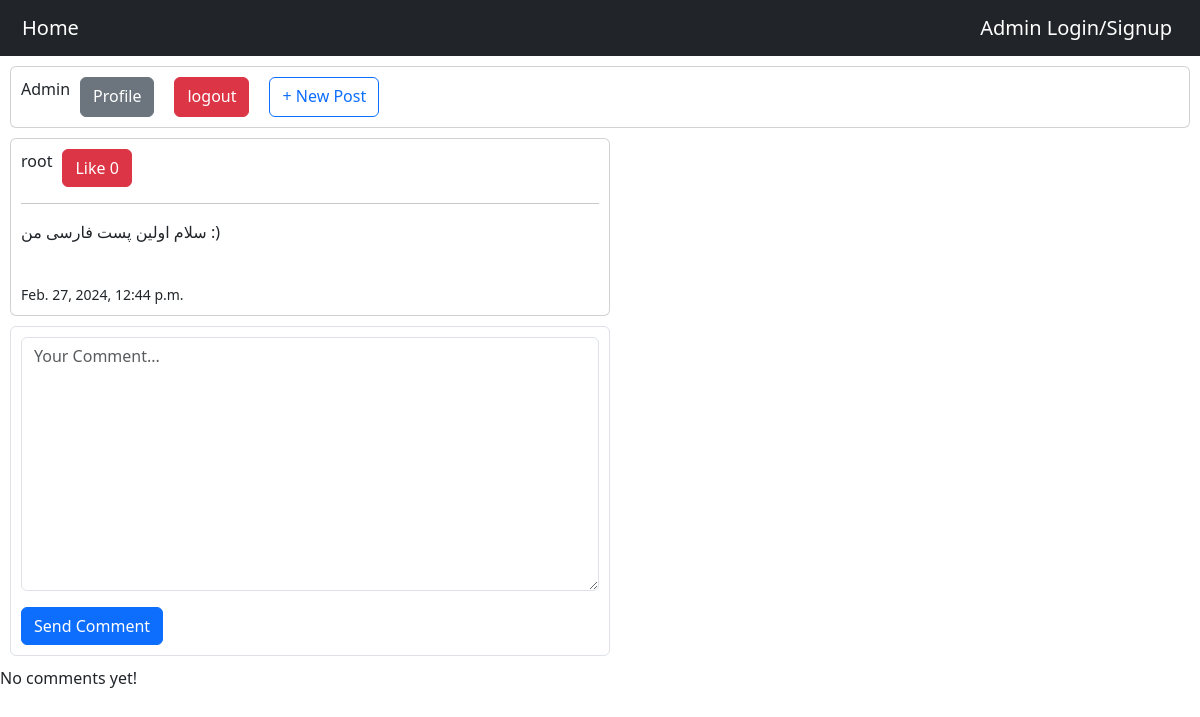
The app's page /post/4/ (signed in), older data.
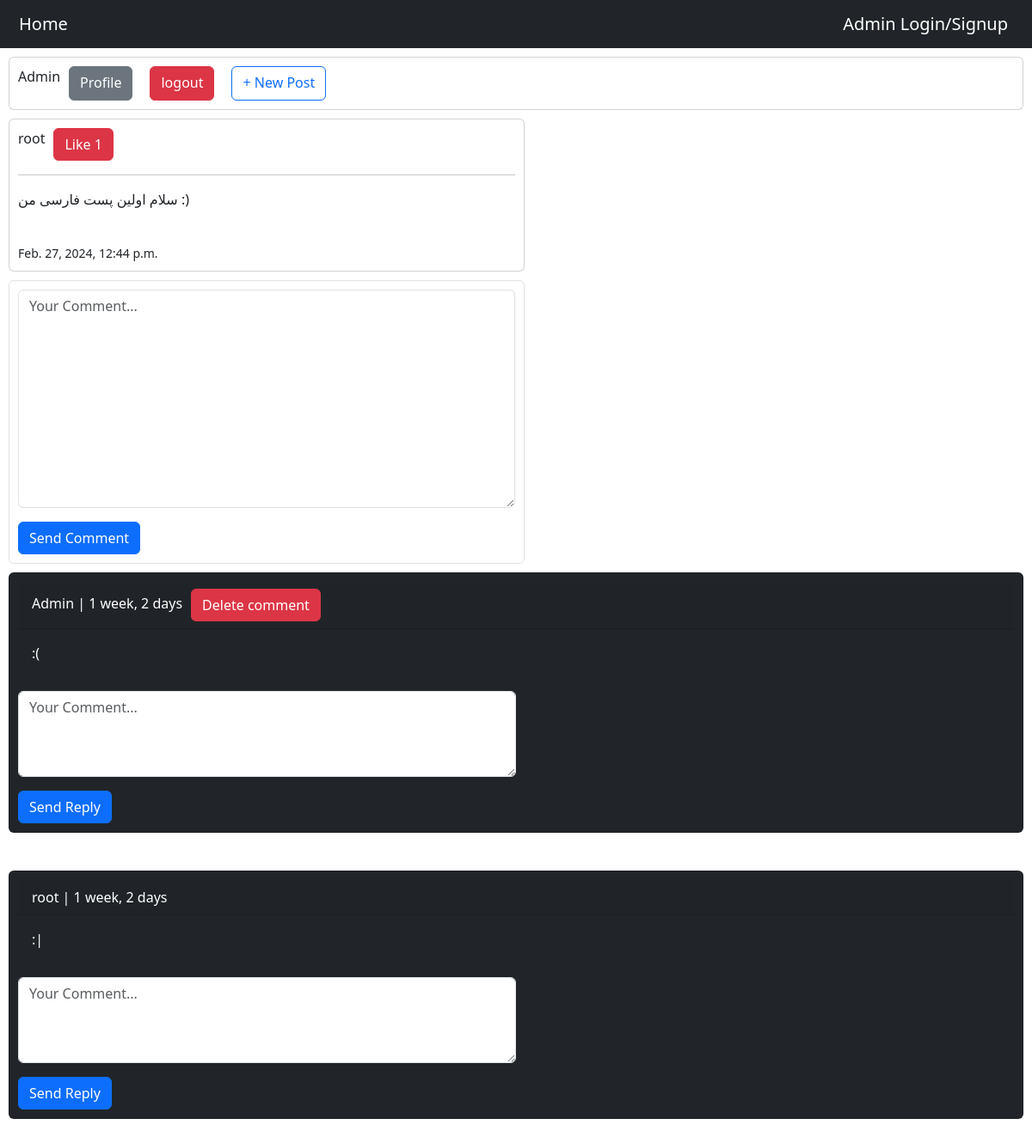
The same page, newer data.
### Home/models.py (models this page shows, shortened)
class Post(models.Model):
    user = models.ForeignKey(User, on_delete=models.CASCADE, related_name='posts')
    body = models.TextField()
    slug = models.SlugField()
    title = models.CharField(max_length=100, null=True, blank=True)
    created = models.DateTimeField(auto_now_add=True)
    updated = models.DateTimeField(auto_now=True)
    post_image = models.ImageField(null=True)
    class Meta:
        ordering = ['-created']
    def likes_count(self):
        return self.pvotes.count()
    def user_can_like(self, user):
        user_like = user.uvotes.filter(post=self)
        if user_like.exists():
            return True
        return False

class Comment(models.Model):
    user = models.ForeignKey(User, on_delete=models.CASCADE, related_name='ucomments')
    post = models.ForeignKey(Post, on_delete=models.CASCADE, related_name='pcomments')
    reply = models.ForeignKey('self', on_delete=models.CASCADE, related_name='rcomments', blank=True, null=True)
    is_reply = models.BooleanField(default=False)
    body = models.TextField(max_length=400)
    created = models.DateTimeField(auto_now_add=True)

### Home/views.py (the view, shortened to what this page needs)
# urls.py: path('post/<int:post_id>/', PostDetailView.as_view(), name='post_detail'),
class PostDetailView(LoginRequiredMixin, View):
    def setup(self, request, *args, **kwargs):
        self.post_instance = get_object_or_404(Post, pk=kwargs['post_id'])
        return super().setup(request, *args, **kwargs)
    def get(self, request, post_id):
        form = CommentCreateForm()
        cmreplyform = CommentReplyForm()
        comments = self.post_instance.pcomments.filter(is_reply=False)
        can_like = False
        if request.user.is_authenticated and self.post_instance.user_can_like(request.user):
            can_like = True
        publishedpost = Post.objects.get(id=post_id)
        print(publishedpost.post_image)
        return render(request, 'Home/detailpost.html', {'reply_form': cmreplyform, 'comments': comments, 'commentform': form, 'posts': publishedpost})

### Home/forms.py
class CommentReplyForm(forms.ModelForm):
    class Meta:
        model = Comment
        fields = ('body',)
        labels = {
            'body': ''
        }
        widgets = {
            'body': forms.Textarea(attrs={'class': 'form-control', 'placeholder': 'Your Comment...', 'style': 'width:50%;height:100px;'})
        }

class CommentCreateForm(forms.ModelForm):
    class Meta:
        model = Comment
        fields = ('body',)
        labels ={
            'body': '',
        }
        widgets = {
            'body': forms.Textarea(attrs={'class': 'form-control', 'placeholder': 'Your Comment...'})
        }

### Home/Templates/Home/detailpost.html (shortened to what this page needs)
{% extends 'base.html' %}
{% block postblock %}
    <div class="card" style="width:50%;">
        <div class="card-group">
            <label>{{ posts.user.username }}</label>
            {% if request.user.is_authenticated  %}
                {% if posts.user.username != request.user.username%}
                     <a href="{% url 'Home:PostLike' posts.id %}" class="{% if can_like %}disabled{% endif %} btn btn-danger">Like {{ posts.likes_count }}</a>
                {% else %}
                    <a href="{% url 'Home:EditPost' posts.id %}" class="btn btn-warning">Edit</a>
                {% endif %}
            {% endif %}
        </div>
        <hr>
        <p>{{ posts.body }}</p>
        <br>
        <small>{{ posts.created }}</small>
    </div>
    {% if request.user.is_authenticated %}
        <div class="form form-control" style="width:50%;">
            <form action="" method="post">
                {{ commentform.as_p }}
                <input type="submit" value="Send Comment" class="btn btn-primary"/>
            </form>
        </div>
    {% endif %}
    {% for comment in comments %}
        <div class="card bg-dark text-white">
            {% if request.user == comment.user %}
                <p class="card-header">{{ comment.user }} | {{ comment.created|timesince }}<a href="{% url 'Home:DeleteComment' posts.id comment.id %}" class="btn btn-danger">Delete comment</a></p>
            {% else %}
                <p class="card-header">{{ comment.user }} | {{ comment.created|timesince }}</p>
            {% endif %}
            <p class="card-body">{{ comment.body }}</p>
            {% if request.user.is_authenticated %}
                <form action="{% url 'Home:AddReply' posts.id comment.id %}" method="post">
                    {{ reply_form.as_p }}
                    <input type="submit" class="btn btn-primary" value="Send Reply">
                </form>
            {% endif %}
        </div><br/>
    {% empty %}
        <p>No comments yet!</p>
    {% endfor %}
{% endblock %}

Row changes from the older to the newer data that the page shows:
computed for Post "سلام اولین پست فارسی من :)": likes_count "0" → "1"
added Comment: user "Admin", created "1 week, 2 days", body ":("
added Comment: user "root", created "1 week, 2 days", body ":|"
Text that changed along with them:
text no longer shown: "No comments yet!"
